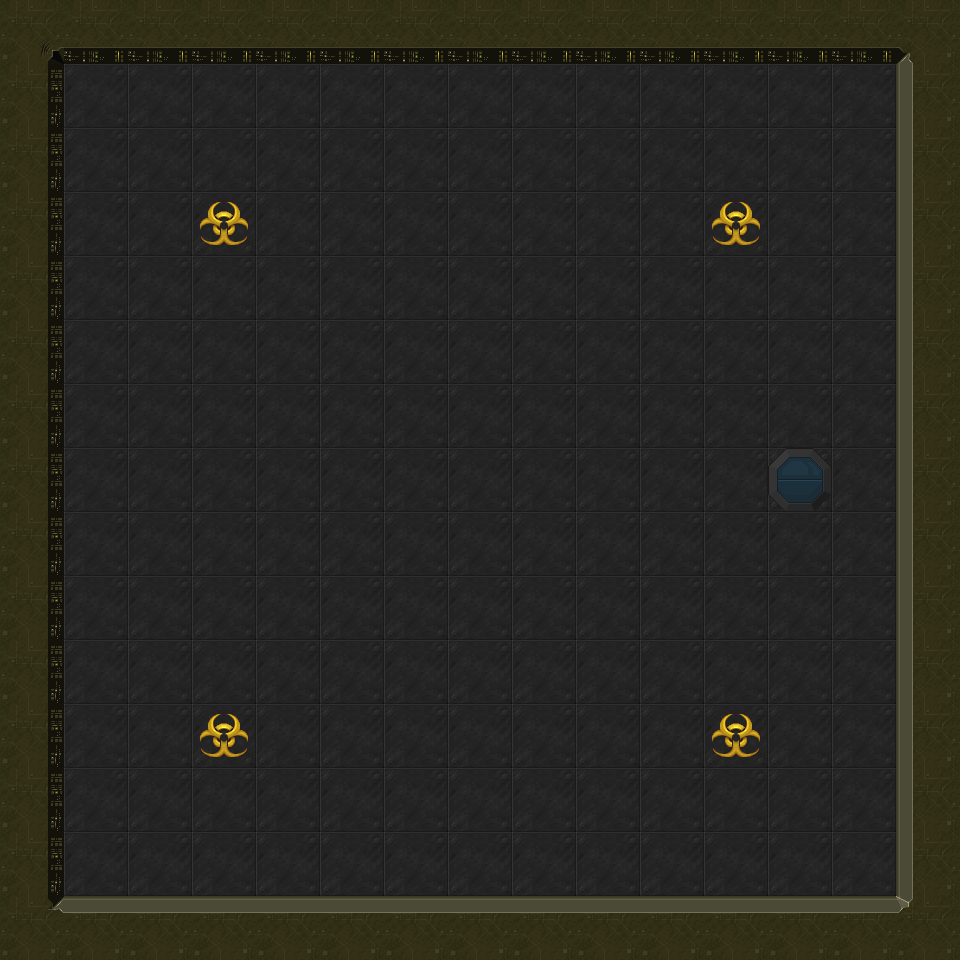

This is a level from a 2D game, rendered from its Tiled map with the project's own tilesets. A one-line summary and the map file follow, with tile-layer data summarised:
An orthogonal 15x15 tile map with 64x64 px tiles, 1 tile layer (Tile Layer 1) and 16 objects (exit, startposition, Beware).

<map version="1.0" orientation="orthogonal" width="15" height="15" tilewidth="64" tileheight="64">
 <tileset firstgid="1" name="space-blks-1.034" tilewidth="64" tileheight="64">
  <image source="space-blks-1.034.png" width="1024" height="768" />
 </tileset>
 <layer name="Tile Layer 1" width="15" height="15">
  <data>[225 cells, 225 non-empty, 11 distinct tile ids]</data>
 </layer>
 <objectgroup name="collision" width="15" height="15">
  <object x="896" y="0" width="64" height="960" />
  <object x="0" y="896" width="896" height="64" />
  <object x="0" y="64" width="64" height="832" />
  <object x="0" y="0" width="896" height="64" />
 </objectgroup>
 <objectgroup name="enemies" width="15" height="15">
  <object x="320" y="256">
   <polyline points="0,0 0,448 320,448 320,0 0,0" />
  </object>
 </objectgroup>
 <objectgroup name="cargo" width="15" height="15">
  <object x="448" y="384" />
  <object x="448" y="448" />
  <object x="448" y="512" />
  <object x="448" y="576" />
  <object x="512" y="576" />
  <object x="512" y="512" />
  <object x="512" y="448" />
  <object x="512" y="384" />
  <object name="exit" x="768" y="448" width="64" height="64" />
  <object name="startposition" x="192" y="768" />
 </objectgroup>
 <objectgroup name="signs" width="15" height="15">
  <object name="Beware" x="320" y="768">
   <properties>
    <property name="message" value="You need all 8 pieces of cargo to go through the exit." />
   </properties>
  </object>
 </objectgroup>
</map>
